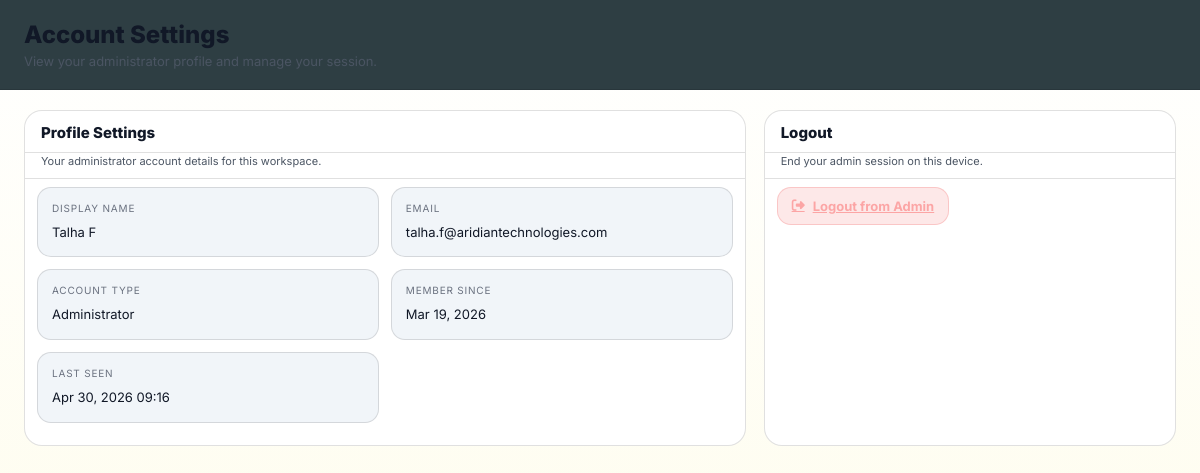
The app's page /admin/dashboard/account (signed in), older data.
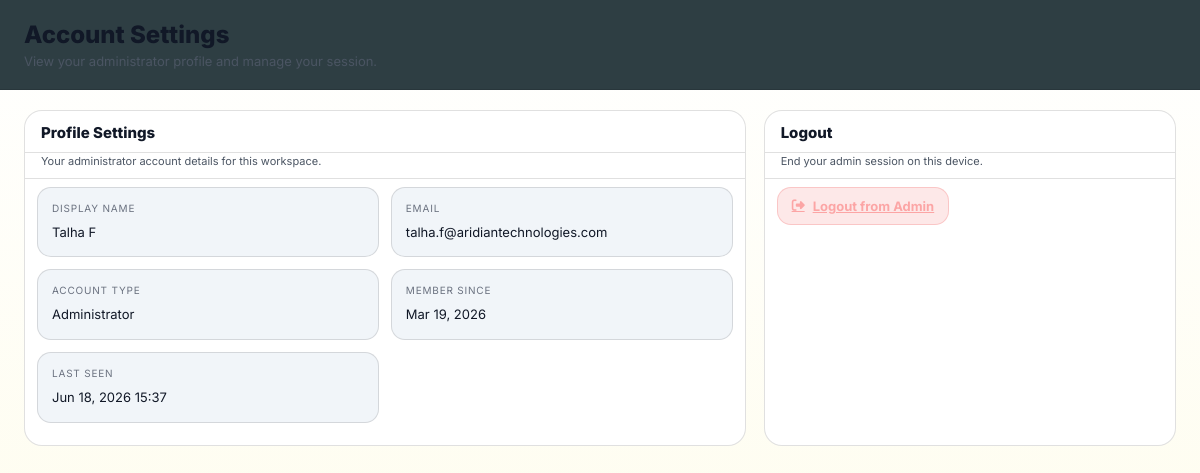
The same page, newer data.
### app.py (models this page shows, shortened)
class AdminAccount(db.Model):
    __tablename__ = "admin_accounts"
    id = db.Column(db.Integer, primary_key=True)
    email = db.Column(db.String(150), unique=True, nullable=False)
    password_hash = db.Column(db.String(256), nullable=False)
    display_name = db.Column(db.String(120))
    last_seen_at = db.Column(db.DateTime)
    created_at = db.Column(db.DateTime, default=utcnow)

### app.py (the view)
@app.route("/admin/dashboard/account")
@admin_required
def admin_account():
    return render_admin_dashboard_page(
        "account",
        "Account Settings",
        "View your administrator profile and manage your session.",
    )

### app.py (called while the page is built, shortened)
def utcnow():
    return datetime.now(UTC).replace(tzinfo=None)

def get_current_admin():
    admin_id = session.get("admin_id")
    if not admin_id:
        return None
    return db.session.get(AdminAccount, admin_id)

def touch_admin_presence(admin, force=False):
    if not admin:
        return
    now = utcnow()
    if force or not admin.last_seen_at or (now - admin.last_seen_at).total_seconds() >= CSR_PRESENCE_WRITE_INTERVAL_SECONDS:
        admin.last_seen_at = now
        db.session.commit()

def admin_required(f):
    @wraps(f)
    def decorated_function(*args, **kwargs):
        admin = get_current_admin()
        touch_admin_presence(admin)
        return f(*args, **kwargs)
    return decorated_function

def render_admin_dashboard_page(page, title, copy):
    return render_template(
        "admin_dashboard.html",
        user=get_current_admin(),
        admin_page=page,
        admin_page_title=title,
        admin_page_copy=copy,
        dashboard_enabled=page not in {"knowledge-base", "tech", "activity", "account"},
        knowledge_base_updater_url=KNOWLEDGE_BASE_UPDATER_URL,
    )

### templates/admin_dashboard.html (shortened to what this page needs)
<!DOCTYPE html>
<html lang="en">
<head>
    <link rel="stylesheet" href="https://cdnjs.cloudflare.com/ajax/libs/font-awesome/6.4.0/css/all.min.css">
    <script src="https://cdn.tailwindcss.com"></script>
    <link rel="stylesheet" href="{{ url_for('static', filename='admin-dashboard.css') }}">
</head>
<body
    data-admin-name="{{ (user.display_name or user.email) if user else 'Admin' }}"
    data-admin-page="{{ admin_page or 'overview' }}"
    data-dashboard-enabled="{{ 'true' if dashboard_enabled else 'false' }}"
>
    <div class="app-shell">
        <main class="content">
            <header class="topbar">
                <div>
                    <h1>{{ admin_page_title or 'Admin Operations Dashboard' }}</h1>
                    <p>{{ admin_page_copy or 'Complete control of CSR registration, online presence, chat ownership, resolution tracking, and transcript history.' }}</p>
                </div>
            </header>
            <div class="workspace">
                {% if admin_page == 'overview' %}
                <section class="section" id="overview-section">
                    <div class="section-head">
                        <div>
                            <div class="section-title">Overview</div>
                            <div class="section-copy">See registered CSRs, who is online, how many chats are open, and how resolution performance is trending today and yesterday.</div>
                        </div>
                    </div>
                    <div class="card-grid">
                        <div class="summary-card">
                            <div class="summary-label">Registered CSRs</div>
                            <div class="summary-value" id="stat-registered">0</div>
                            <div class="summary-sub">CSR login accounts</div>
                        </div>
                        <div class="summary-card">
                            <div class="summary-label">Online CSRs</div>
                            <div class="summary-value" id="stat-online">0</div>
                            <div class="summary-sub">Heartbeat seen in last 60 seconds</div>
                        </div>
                        <div class="summary-card">
                            <div class="summary-label">Active CSRs</div>
                            <div class="summary-value" id="stat-active-csrs">0</div>
                            <div class="summary-sub">Currently handling open chats</div>
                        </div>
                        <div class="summary-card">
                            <div class="summary-label">Active Chats</div>
                            <div class="summary-value" id="stat-active">0</div>
                            <div class="summary-sub">Queued, assigned, and in progress</div>
                        </div>
                        <div class="summary-card">
                            <div class="summary-label">Resolved Today</div>
                            <div class="summary-value" id="stat-resolved-today">0</div>
                            <div class="summary-sub">CSR resolution count</div>
                        </div>
                        <div class="summary-card">
                            <div class="summary-label">Resolved Yesterday</div>
                            <div class="summary-value" id="stat-resolved-yesterday">0</div>
                            <div class="summary-sub">Previous day comparison</div>
                        </div>
                    </div>
                    <div class="overview-grid" style="margin-top:12px;">
                        <div class="overview-stack">
                            <section class="panel">
                                <div class="panel-head">
                                    <div class="panel-title">Resolution Performance</div>
                                    <span class="tiny-note">Today vs yesterday by CSR</span>
                                </div>
                                <div class="panel-copy">Bar chart of which CSR resolved how many chats today and yesterday, alongside their current open workload.</div>
                                <div class="panel-body">
                                    <canvas id="resolution-chart" class="chart-canvas chart-canvas--lg" height="280"></canvas>
                                </div>
                            </section>
                            <section class="panel">
                                <div class="panel-head">
                                    <div class="panel-title">CSR resolution details</div>
                                    <span class="tiny-note">Today / yesterday / open chats · all CSRs</span>
                                </div>
                                <div class="panel-copy">Per-rep workload and resolution counts; matches the bar chart above.</div>
                                <div class="panel-body">
                                    <div class="leaderboard-list" id="leaderboard-list">
                                        <div class="tiny-note">Loading leaderboard...</div>
                                    </div>
                                </div>
                            </section>
                        </div>
                        <div class="chart-stack">
                            <section class="panel">
                                <div class="panel-head">
                                    <div class="panel-title">Open Chat Status Mix</div>
                                    <span class="tiny-note">Queue and resolution distribution</span>
                                </div>
                                <div class="panel-copy">Pie-style chart of queued, assigned, in progress, and resolved chat records.</div>
                                <div class="panel-body">
                                    <canvas id="status-chart" class="chart-canvas" height="190"></canvas>
                                </div>
                            </section>
                            <section class="panel">
                                <div class="panel-head">
                                    <div class="panel-title">CSR coverage snapshot</div>
                                    <span class="tiny-note">Live roster and workload</span>
                                </div>
                                <div class="panel-copy">Quick view of who is online and current remaining capacity.</div>
                                <div class="panel-body">
                                    <div class="coverage-list" id="coverage-list">
                                        <div class="tiny-note">Loading CSR coverage...</div>
                                    </div>
                                </div>
                            </section>
                        </div>
                    </div>
                </section>
                {# Credentials tab temporarily disabled
                {% elif admin_page == 'account' %}
                <section class="section" id="account-section">
                    <div class="account-settings-grid">
                        <section class="panel">
                            <div class="panel-head">
                                <div class="panel-title">Profile Settings</div>
                            </div>
                            <div class="panel-copy">Your administrator account details for this workspace.</div>
                            <div class="panel-body">
                                <div class="info-list">
                                    <article class="info-card">
                                        <div class="info-label">Display Name</div>
                                        <div class="info-value">{{ (user.display_name or user.email) if user else 'Admin User' }}</div>
                                    </article>
                                    <article class="info-card">
                                        <div class="info-label">Email</div>
                                        <div class="info-value">{{ user.email if user else 'Not available' }}</div>
                                    </article>
                                    <article class="info-card">
                                        <div class="info-label">Account Type</div>
                                        <div class="info-value">Administrator</div>
                                    </article>
                                    <article class="info-card">
                                        <div class="info-label">Member Since</div>
                                        <div class="info-value">{{ user.created_at.strftime('%b %d, %Y') if user and user.created_at else 'Not available' }}</div>
                                    </article>
                                    <article class="info-card">
                                        <div class="info-label">Last Seen</div>
                                        <div class="info-value">{{ user.last_seen_at.strftime('%b %d, %Y %H:%M') if user and user.last_seen_at else 'Not available' }}</div>
                                    </article>
                                </div>
                            </div>
                        </section>
                        <section class="panel account-session-panel">
                            <div class="panel-head">
                                <div class="panel-title">Logout</div>
                            </div>
                            <div class="panel-copy">End your admin session on this device.</div>
                            <div class="panel-body">
                                <a class="btn danger account-logout-btn" href="/logout">
                                    <i class="fa-solid fa-right-from-bracket"></i>
                                    <span>Logout from Admin</span>
                                </a>
                            </div>
                        </section>
                    </div>
                </section>
                {% endif %}
            </div>
        </main>
    </div>
</body>
</html>

### static/admin-dashboard.css (style rules this page uses)
*, *::before, *::after { box-sizing: border-box; margin: 0; padding: 0; }
:root { --bg: #ffffff; --sidebar: #facc15; --surface: #ffffff; --surface-2: #f8fafc; --surface-3: #f1f5f9; --border: rgba(0, 0, 0, 0.12); --text: #111827; --muted: #4b5563; --subtle: #6b7280; --accent: #eab308; --accent-light: #facc15; --accent-deep: #ca8a04; --green: #16a34a; --amber: #d97706; --red: #dc2626; --cyan: #0891b2; --radius: 18px; }
html, body { height: 100%; }
body { font-family: 'Inter', sans-serif; background: linear-gradient(180deg, #ffffff 0%, #fefce8 100%); color: var(--text); min-height: 100vh; overflow: hidden; }
.app-shell { height: 100vh; display: grid; grid-template-columns: 280px minmax(0, 1fr); overflow: hidden; }
.nav-btn, .action-link, .pill, .btn, .mini-btn, .input, .textarea { font-family: inherit; border-radius: 14px; }
.account-settings-grid { display: grid; grid-template-columns: minmax(0, 1.4fr) minmax(280px, 0.8fr); gap: 18px; }
.account-session-panel .panel-body { display: flex; flex-direction: column; gap: 14px; }
.account-logout-btn { display: inline-flex; align-items: center; gap: 8px; width: fit-content; }
.content { min-width: 0; min-height: 0; display: flex; flex-direction: column; overflow: hidden; position: relative; z-index: 1; }
.topbar { padding: 20px 24px; border-bottom: 1px solid var(--border); background: rgba(7, 26, 31, 0.84); backdrop-filter: blur(14px); display: flex; justify-content: space-between; align-items: center; gap: 14px; }
.topbar h1 { font-size: 24px; font-weight: 800; margin-bottom: 4px; }
.topbar p { color: var(--muted); font-size: 13px; }
.workspace { flex: 1; min-height: 0; overflow-y: auto; overflow-x: hidden; padding: 20px 24px 28px; scrollbar-width: thin; scrollbar-color: rgba(148,163,184,0.18) transparent; }
.section { margin-bottom: 22px; scroll-margin-top: 24px; }
.summary-card, .panel { background: var(--surface); border: 1px solid var(--border); border-radius: var(--radius); }
.panel { overflow: hidden; min-height: 0; }
.panel-head { padding: 12px 16px 10px; border-bottom: 1px solid var(--border); display: flex; justify-content: space-between; align-items: center; gap: 12px; }
.panel-title { font-size: 15px; font-weight: 800; }
.panel-copy { color: var(--muted); font-size: 11px; line-height: 1.5; padding: 0 16px 8px; border-bottom: 1px solid var(--border); }
.panel-body { padding: 8px 12px; }
.btn, .mini-btn { border: 1px solid var(--border); background: var(--surface-2); color: var(--text); padding: 10px 14px; font-size: 13px; font-weight: 700; cursor: pointer; }
.info-list { display: grid; grid-template-columns: repeat(2, minmax(0, 1fr)); gap: 12px; margin-bottom: 14px; }
.info-card { border: 1px solid var(--border); background: var(--surface-3); border-radius: 14px; padding: 14px; }
.info-label { font-size: 10px; text-transform: uppercase; letter-spacing: .08em; color: var(--subtle); margin-bottom: 8px; }
.info-value { font-size: 13px; line-height: 1.6; word-break: break-word; }
.btn.danger, .mini-btn.danger { background: rgba(239, 68, 68, 0.12); color: #fca5a5; border-color: rgba(239, 68, 68, 0.2); }
@media (max-width: 1200px) { .app-shell { grid-template-columns: 1fr; } }

Row changes from the older to the newer data that the page shows:
changed AdminAccount "Talha F": last_seen_at "Apr 30, 2026 09:16" → "Jun 18, 2026 15:37"
